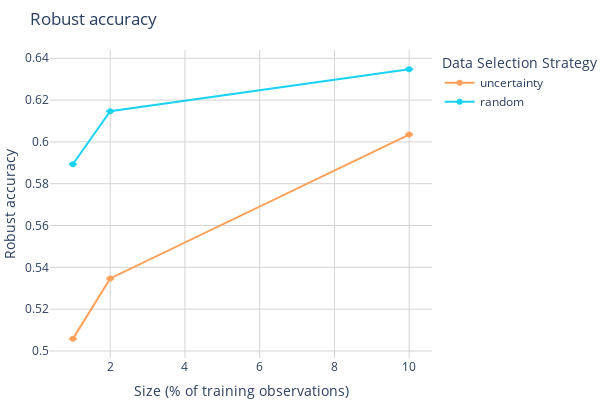
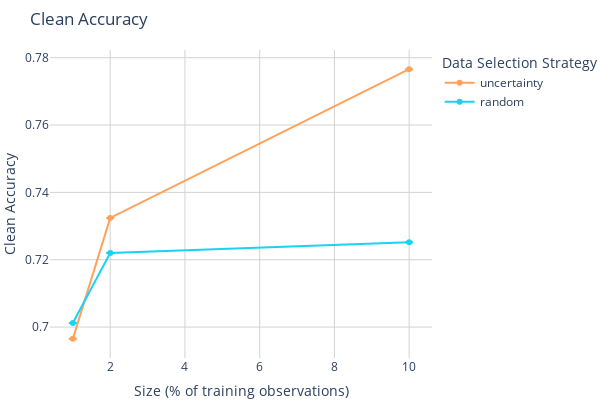

Notebook source saved alongside these figures, in order:
### Code cell
import plotly.graph_objects as go
import pandas as pd

# Load and prepare the data
new_data = pd.read_csv('results/means.csv', skiprows=2)
new_data.columns = ['active_strategy', 'size', 'final_clean_accuracy',
                    'final_clean_accuracy_std', 'final_PGD_accuracy', 'final_PGD_accuracy_std']
new_data['size'] = new_data['size'].astype(int)

for performance in ['PGD_accuracy', 'clean_accuracy' ]:
# performance = 'final_PGD_accuracy' 
# # performance = 'final_clean_accuracy'
    fig = go.Figure()

    # fig.add_trace(go.Scatter(x=[0, 50000], y=[ init_means_stds['init_'+performance]['mean'][0], init_means_stds['init_'+performance]['mean'][0] ],
    #         mode='lines', line=dict(color='rgba({},{},{},1)'.format(0,0,204), width=2, dash='dot'),
    #                     name='Init Accuracy', showlegend=True))


    performance = 'final_'+performance
    performance_std = performance + '_std'  # Corresponding standard deviation column

    strategies = {
        # 'attack_uncertainty': {'color': [204, 0, 204], 'label': 'attack-uncertainty'},  # Red
        # 'full': {'color': [0, 0, 0], 'label': 'full'},  # Red
        'uncertainty': {'color': [255, 161, 90], 'label':'uncertainty'},                    # Yellow
        'random': {'color': [25, 211, 243], 'label':'random'},                    # Cyan
        # 'entropy': {'color': [255, 102, 146], 'label':'entropy'},                  # Magenta
        # 'attack': {'color': [182, 232, 128], 'label':'attack'},                   # Orange
        # 'margin': {'color': [254, 203, 82], 'label':'margin'},
    }


    z_value = 2.576
    n = 5

    # Add a line for each strategy
    for strategy, v in strategies.items():
        r,g,b = v['color']
        c = 'rgba({},{},{},1)'.format(r,g,b)

        # Add a horizontal line for the 'full' strategy
        if strategy == 'full':
            pass
        #     full_data = new_data[new_data['active_strategy'] == 'full']
        #     # Calculate the mean PGD accuracy for the 'full' strategy
        #     full_mean_accuracy = full_data[performance].mean()
        #     fig.add_trace(go.Scatter(x=[min(new_data['size']), max(new_data['size'])], y=[full_mean_accuracy, full_mean_accuracy],
        #                             mode='lines', line=dict(color=c, width=2, dash='dash'),
        #                             name='Full Dataset Average', showlegend=True))
            
        #     strategy_data = new_data[new_data['active_strategy'] == strategy]
        #     fig.add_trace(go.Scatter( x=strategy_data['size'],  y=strategy_data[performance],  mode='lines+markers',
        #                     name=strategy, line=dict(color=c  ) ,
        #                     error_y=dict(
        #                     type='data',  symmetric=False,  
        #                     array=z_value * strategy_data[performance_std] / n,  
        #                     arrayminus=z_value * strategy_data[performance_std] / n   ), showlegend=False
        #                         ))

            
        else:
            strategy_data = new_data[new_data['active_strategy'] == strategy]
            fig.add_trace(go.Scatter(x=strategy_data['size'], y=strategy_data[performance], line=dict(color=c),
                                    error_y=dict(
                                        type='data',  symmetric=False,  
                                        array=z_value * strategy_data[performance_std] / n,  
                                        arrayminus=z_value * strategy_data[performance_std] / n   ),
                                    mode='lines+markers', name=strategy))


    title_str = 'Robust accuracy' if performance=='final_PGD_accuracy' else 'Clean Accuracy'

    # Update layout and display the plot
    fig.update_layout(
        width=600,  # Adjusted for two subplots
        height=400,
        plot_bgcolor='white',
        paper_bgcolor='white',
        margin=dict(l=0, r=0, t=50, b=0),
        # title="Box Plot of Datasets by Cases and Columns",
        title=title_str,
        xaxis_title='Size (% of training observations)',
        yaxis_title=title_str,
        legend_title='Data Selection Strategy',
        # yaxis_range=[min(new_data[performance]) - 2, max(new_data[performance]) + 2],
        showlegend=True,
        xaxis=dict(
            # type='log',
            showgrid=True,        # Enable the grid
            gridcolor='lightgray' # Set grid line color
        ),
        yaxis=dict(
            showgrid=True,        # Enable the grid
            gridcolor='lightgray', # Set grid line color
            #range=[75,94] if 'clean' in performance else [45,65]
        )
        )

    # Display the figure
    fig.show()
    fig.write_image("./figures/results_{}_{}_{}_{}_{}.pdf".format(performance, data, model, n_rounds, nb_epochs) )

### Figure 1 — Plotly figure (JSON) as saved in the notebook; plotly's stock layout.template omitted (floating-point values rounded to 4 significant figures)
{"data": [{"error_y": {"array": [null, null, null], "arrayminus": [null, null, null], "symmetric": false, "type": "data"}, "line": {"color": "rgba(255,161,90,1)"}, "mode": "lines+markers", "name": "uncertainty", "type": "scatter", "x": [1, 2, 10], "y": [0.5058, 0.5347, 0.6035]}, {"error_y": {"array": [null, null, null], "arrayminus": [null, null, null], "symmetric": false, "type": "data"}, "line": {"color": "rgba(25,211,243,1)"}, "mode": "lines+markers", "name": "random", "type": "scatter", "x": [1, 2, 10], "y": [0.5893, 0.6147, 0.6348]}], "layout": {"height": 400, "legend": {"title": {"text": "Data Selection Strategy"}}, "margin": {"b": 0, "l": 0, "r": 0, "t": 50}, "paper_bgcolor": "white", "plot_bgcolor": "white", "showlegend": true, "title": {"text": "Robust accuracy"}, "width": 600, "xaxis": {"gridcolor": "lightgray", "showgrid": true, "title": {"text": "Size (% of training observations)"}}, "yaxis": {"gridcolor": "lightgray", "showgrid": true, "title": {"text": "Robust accuracy"}}}}

### Figure 2 — Plotly figure (JSON) as saved in the notebook; plotly's stock layout.template omitted (floating-point values rounded to 4 significant figures)
{"data": [{"error_y": {"array": [null, null, null], "arrayminus": [null, null, null], "symmetric": false, "type": "data"}, "line": {"color": "rgba(255,161,90,1)"}, "mode": "lines+markers", "name": "uncertainty", "type": "scatter", "x": [1, 2, 10], "y": [0.6965, 0.7324, 0.7766]}, {"error_y": {"array": [null, null, null], "arrayminus": [null, null, null], "symmetric": false, "type": "data"}, "line": {"color": "rgba(25,211,243,1)"}, "mode": "lines+markers", "name": "random", "type": "scatter", "x": [1, 2, 10], "y": [0.7012, 0.722, 0.7252]}], "layout": {"height": 400, "legend": {"title": {"text": "Data Selection Strategy"}}, "margin": {"b": 0, "l": 0, "r": 0, "t": 50}, "paper_bgcolor": "white", "plot_bgcolor": "white", "showlegend": true, "title": {"text": "Clean Accuracy"}, "width": 600, "xaxis": {"gridcolor": "lightgray", "showgrid": true, "title": {"text": "Size (% of training observations)"}}, "yaxis": {"gridcolor": "lightgray", "showgrid": true, "title": {"text": "Clean Accuracy"}}}}
